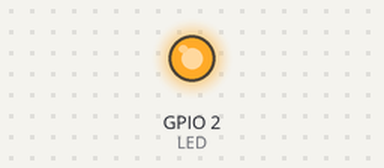
Bench run of a sketch on a simulated ESP32. Parts: output pins drawn as LEDs (lit = HIGH). Nothing arrives over Bluetooth unless stated; a phone connects over Bluetooth LE 3 s after start; what the sketch prints to the serial monitor is not drawn.

Above: at 1.5 s.
At 12.5 s:
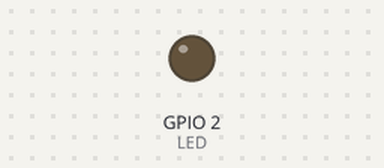
Timing chart, 0 to 29.6 s (numbered marks = the images above):
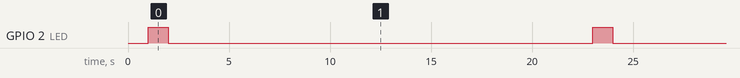

The sketch:

BLEScan.ino
```cpp
#include <Arduino.h>
#include <sstream>
#include <BLEDevice.h>
#include <BLEUtils.h>
#include <BLEScan.h>
#include <BLEAdvertisedDevice.h>

#define LED         2
#define SCAN_TIME   30     // seconds
#define SERVICE_UUID        "4fafc201-1fb5-459e-8fcc-c5c9c331914b"
#define CHARACTERISTIC_UUID "beb5483e-36e1-4688-b7f5-ea07361b26a8"

int scanTime = 20;  //In seconds
BLEScan *pBLEScan;

class MyAdvertisedDeviceCallbacks : public BLEAdvertisedDeviceCallbacks
{
  void onResult(BLEAdvertisedDevice advertisedDevice)
  {
    Serial.println(advertisedDevice.toString().c_str());
  }
};

void setup()
{
  // put your setup code here, to run once:
  delay(1000);
  Serial.begin(115200);   //Initialize serial
  pinMode(LED, OUTPUT);

  Serial.println("Scanning...");

  BLEDevice::init("");
  pBLEScan = BLEDevice::getScan();  //create new scan
  pBLEScan->setAdvertisedDeviceCallbacks(new MyAdvertisedDeviceCallbacks());
  pBLEScan->setActiveScan(true);  //active scan uses more power, but get results faster
  pBLEScan->setInterval(100);
  pBLEScan->setWindow(99);  // less or equal setInterval value


  BLEDevice::init("MyESP32");
  BLEServer *pServer = BLEDevice::createServer();
  BLEService *pService = pServer->createService(SERVICE_UUID);
  BLECharacteristic *pCharacteristic = pService->createCharacteristic(CHARACTERISTIC_UUID, BLECharacteristic::PROPERTY_READ | BLECharacteristic::PROPERTY_WRITE);

  pCharacteristic->setValue("Hello World says Neil");
  pService->start();
  // BLEAdvertising *pAdvertising = pServer->getAdvertising();  // this still is working for backward compatibility
  BLEAdvertising *pAdvertising = BLEDevice::getAdvertising();
  pAdvertising->addServiceUUID(SERVICE_UUID);
  pAdvertising->setScanResponse(true);
  pAdvertising->setMinPreferred(0x06);  // functions that help with iPhone connections issue
  pAdvertising->setMinPreferred(0x12);
  BLEDevice::startAdvertising();
  Serial.println("Characteristic defined! Now you can read it in your phone!");
}

void loop() {
  // put your main code here, to run repeatedly:
  digitalWrite(LED, HIGH);
  delay(1000);
  digitalWrite(LED, LOW);
  delay(1000);

  // put your main code here, to run repeatedly:
  BLEScanResults *foundDevices = pBLEScan->start(scanTime, false);
  Serial.print("Devices found: ");
  int count = foundDevices->getCount();
  Serial.println(count);
  Serial.println("Scan done!");

  for (int i = 0; i < count; i++)
  {
    BLEAdvertisedDevice d = foundDevices->getDevice(i);
    Serial.print(d.getAddress().toString());
    Serial.print(" , ");
    Serial.print(d.getRSSI());
    Serial.print(" , ");
    Serial.println(d.getName());

/*
    if (d.haveManufacturerData())
    {
      std::string md = d.getManufacturerData();
      uint8_t *mdp = (uint8_t *)d.getManufacturerData().data();
      char *pHex = BLEUtils::buildHexData(nullptr, mdp, md.length());
      ss << ",\"ManufacturerData\":\"" << pHex << "\"";
      free(pHex);
    }*/
/*
    if (d.haveServiceUUID())
    {
      ss << ",\"ServiceUUID\":\"" << d.getServiceUUID().toString() << "\"";
    }

    if (d.haveTXPower())
    {
      ss << ",\"TxPower\":" << (int)d.getTXPower();
    }
*/
  }

  pBLEScan->clearResults();  // delete results fromBLEScan buffer to release memory
}
```

Measured:
- by itself, GPIO 2 (LED): alternates HIGH for 1.0 s and LOW for 21.0 s
